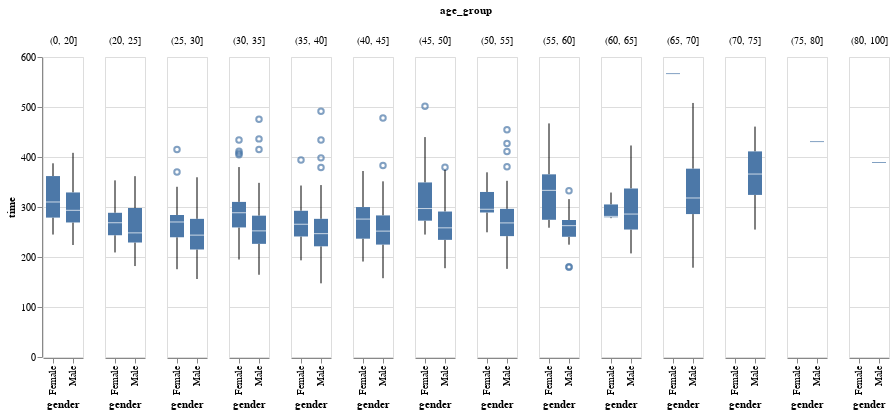

Notebook code for this chart:
### Code cell
alt.Chart(marathon).mark_boxplot().encode(
    x = 'gender',
    y = 'time',
    column = 'age_group'
)

### Figure 1 — Vega-Lite specification as saved in the notebook (floating-point values rounded to 4 significant figures; data arrays with more than 128 entries replaced by an {"elided": "..."} marker saying what was removed)
{"config": {"view": {"continuousWidth": 400, "continuousHeight": 300}}, "data": {"name": "data-799448846404f5327a5625039fdeb9da"}, "mark": "boxplot", "encoding": {"column": {"type": "nominal", "field": "age_group"}, "x": {"type": "nominal", "field": "gender"}, "y": {"type": "quantitative", "field": "time"}}, "$schema": "https://vega.github.io/schema/vega-lite/v4.8.1.json", "datasets": {"data-799448846404f5327a5625039fdeb9da": {"elided": "1000 records"}}}
